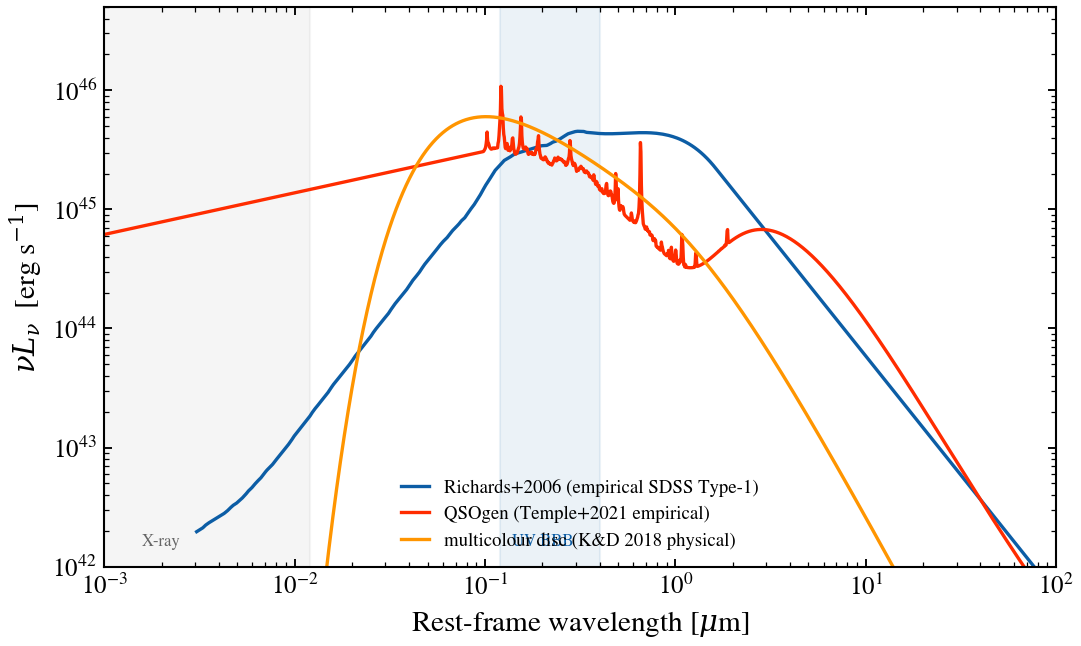

Write Python code to recreate this figure.
"""
Richards+2006 empirical Type-1 quasar template alongside physical discs
========================================================================

Three accretion-disc backbones at the same bolometric anchor
(log L_bol / L_sun = 12.5): the Richards et al. 2006 empirical mean
Type-1 SDSS quasar template, the Temple, Hewett & Banerji 2021
empirical QSOgen, and the Shakura-Sunyaev multicolour disc (the
outer-disc component of Kubota & Done 2018). Each is normalised to the
same bolometric output so the differences are entirely in spectral
*shape* — Richards+2006 is broader than QSOgen and carries the
infrared bump from its host-galaxy-corrected composite, while the
multicolour disc cuts off sharply on either side of the big blue bump.

Reference: Richards et al. 2006, ApJS 166, 470 (composite SDSS Type-1
template); Temple, Hewett & Banerji 2021, MNRAS 508, 737 (QSOgen);
Kubota & Done 2018, MNRAS 480, 1247 (multicolour disc).
"""

import warnings

import jax.numpy as jnp
import matplotlib.pyplot as plt
import numpy as np

from tengri.analysis.plotting import setup_style
from tengri.components.agn import multicolor_disc, qsogen, richards2006

setup_style()
warnings.filterwarnings("ignore", message=".*BakedInBackend.*")

C_AA_PER_S = 2.998e18
LOG_LBOL = 12.5
wavelength = jnp.logspace(jnp.log10(10.0), jnp.log10(1.0e6), 2000)
wave_aa = np.asarray(wavelength)
nu_factor = C_AA_PER_S / wave_aa

l_richards = richards2006(wavelength, agn_log_lbol=LOG_LBOL)
l_qsogen = qsogen(wavelength, agn_log_lbol=LOG_LBOL)
l_multicolor = multicolor_disc(
    wavelength,
    agn_log_lbol=LOG_LBOL,
    agn_log_mbh=9.0,
    agn_log_ledd=-1.0,
    agn_a_spin=0.5,
    agn_cos_inc=0.5,
)
MODELS = [
    ("Richards+2006 (empirical SDSS Type-1)", l_richards, "C0"),
    ("QSOgen (Temple+2021 empirical)", l_qsogen, "C3"),
    ("multicolour disc (K&D 2018 physical)", l_multicolor, "C2"),
]

fig, ax = plt.subplots(figsize=(7.5, 4.6))
for label, l_nu_jax, color in MODELS:
    l_nu = np.asarray(l_nu_jax)
    mask = l_nu > 0
    ax.loglog(wave_aa[mask] * 1.0e-4, (nu_factor * l_nu)[mask], color=color, lw=1.6, label=label)

ax.set(
    xlim=(0.001, 100.0),
    ylim=(1.0e42, 5.0e46),
    xlabel=r"Rest-frame wavelength [$\mu$m]",
    ylabel=r"$\nu L_\nu$  [erg s$^{-1}$]",
)
ax.axvspan(1.0e-3, 0.012, alpha=0.08, color="0.5")
ax.axvspan(0.12, 0.4, alpha=0.08, color="C0")
ax.text(2.0e-3, 1.5e42, "X-ray", fontsize=8, color="0.4", ha="center")
ax.text(0.2, 1.5e42, "UV BBB", fontsize=8, color="C0", ha="center")
ax.legend(loc="lower center", fontsize=9, frameon=False)
fig.tight_layout()
plt.savefig("plot_richards2006_template.png", dpi=150, bbox_inches="tight")
